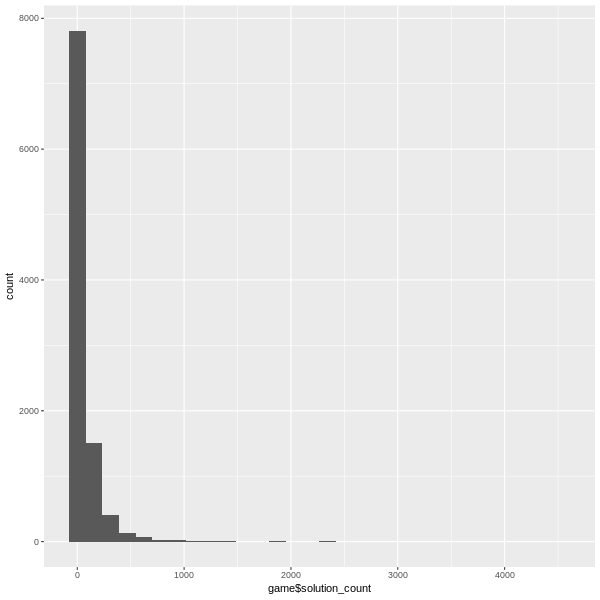

The script that saved this image:
# Andrew Ziem, July 2018

game <- read.csv('game.csv')

# Summarize the distribution of solutions per board
summary(game$solution_count)

# Visualize the distribution of solutions per board
require(ggplot2)
png('analyze.png', width=600, height=600)
qplot(game$solution_count, geom="histogram")
dev.off()
